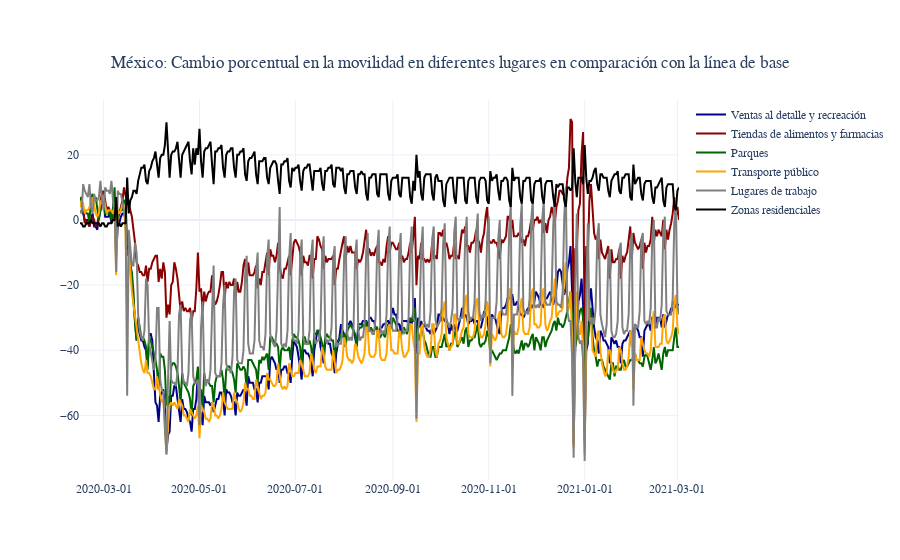

Write notebook code for a chart like this one.
### Code cell
# Promedio de México

fig = go.Figure()

fig.add_trace( go.Scatter( x = Mobility[ Mobility['State'] == 'Mexico' ]['date'], 
                           y = Mobility[ Mobility['State'] == 'Mexico' ]['retail_and_recreation_percent_change_from_baseline'], 
                           name = 'Ventas al detalle y recreación', 
                           line_color = 'darkblue' ) )

fig.add_trace( go.Scatter( x = Mobility[ Mobility['State'] == 'Mexico' ]['date'], 
                           y = Mobility[ Mobility['State'] == 'Mexico' ]['grocery_and_pharmacy_percent_change_from_baseline'], 
                           name = 'Tiendas de alimentos y farmacias', 
                           line_color = 'darkred' ) )

fig.add_trace( go.Scatter( x = Mobility[ Mobility['State'] == 'Mexico' ]['date'], 
                           y = Mobility[ Mobility['State'] == 'Mexico' ]['parks_percent_change_from_baseline'], 
                           name = 'Parques', 
                           line_color = 'darkgreen' ) )

fig.add_trace( go.Scatter( x = Mobility[ Mobility['State'] == 'Mexico' ]['date'], 
                           y = Mobility[ Mobility['State'] == 'Mexico' ]['transit_stations_percent_change_from_baseline'], 
                           name = 'Transporte público', 
                           line_color = 'orange' ) )

fig.add_trace( go.Scatter( x = Mobility[ Mobility['State'] == 'Mexico' ]['date'], 
                           y = Mobility[ Mobility['State'] == 'Mexico' ]['workplaces_percent_change_from_baseline'], 
                           name = 'Lugares de trabajo', 
                           line_color = 'gray' ) )

fig.add_trace( go.Scatter( x = Mobility[ Mobility['State'] == 'Mexico' ]['date'], 
                           y = Mobility[ Mobility['State'] == 'Mexico' ]['residential_percent_change_from_baseline'], 
                           name = 'Zonas residenciales', 
                           line_color = 'black' ) )

fig.update_layout( template = 'plotly_white', # "plotly", "plotly_white", "ggplot2", "seaborn", "simple_white", "none"
                  barmode = 'overlay', 
                  title = { 'text': 'México: Cambio porcentual en la movilidad en diferentes lugares en comparación con la línea de base',
                           'y':0.9, 'x':0.5, 'xanchor': 'center', 'yanchor': 'top'}, 
                  font_family = 'Calibri Light')

fig.update_xaxes(tickformat = '%Y-%m-%d') # (tickangle = 90, tickformat = '%Y-%m-%d')

fig.show()

### Figure 1 — Plotly figure (JSON) as saved in the notebook; plotly's stock layout.template omitted (floating-point values rounded to 4 significant figures; data arrays with more than 128 entries replaced by an {"elided": "..."} marker saying what was removed)
{"data": [{"line": {"color": "darkblue"}, "name": "Ventas al detalle y recreación", "type": "scatter", "x": {"elided": "382 str values"}, "y": {"elided": "382 int values"}}, {"line": {"color": "darkred"}, "name": "Tiendas de alimentos y farmacias", "type": "scatter", "x": {"elided": "382 str values"}, "y": {"elided": "382 int values"}}, {"line": {"color": "darkgreen"}, "name": "Parques", "type": "scatter", "x": {"elided": "382 str values"}, "y": {"elided": "382 int values"}}, {"line": {"color": "orange"}, "name": "Transporte público", "type": "scatter", "x": {"elided": "382 str values"}, "y": {"elided": "382 int values"}}, {"line": {"color": "gray"}, "name": "Lugares de trabajo", "type": "scatter", "x": {"elided": "382 str values"}, "y": {"elided": "382 int values"}}, {"line": {"color": "black"}, "name": "Zonas residenciales", "type": "scatter", "x": {"elided": "382 str values"}, "y": {"elided": "382 int values"}}], "layout": {"barmode": "overlay", "font": {"family": "Calibri Light"}, "title": {"text": "México: Cambio porcentual en la movilidad en diferentes lugares en comparación con la línea de base", "x": 0.5, "xanchor": "center", "y": 0.9, "yanchor": "top"}, "xaxis": {"tickformat": "%Y-%m-%d"}}}
